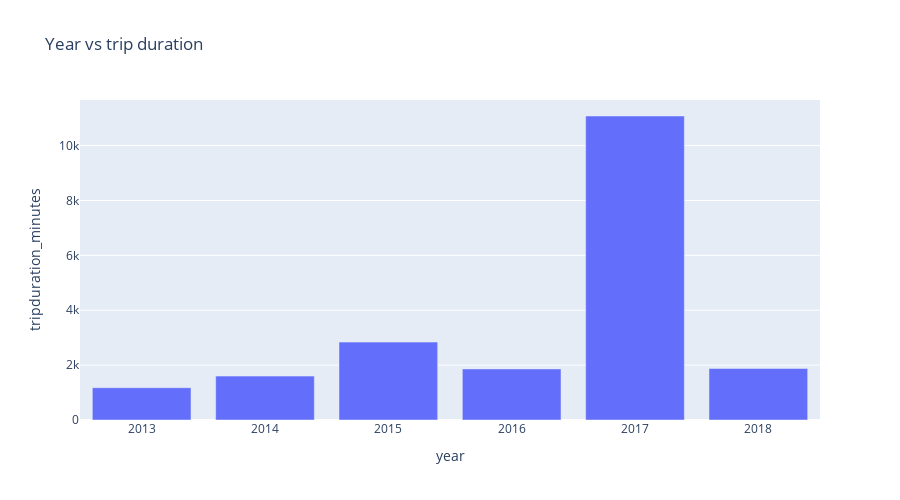

Notebook code cell kept with this figure:
### Code cell
fig = px.bar(data_frame=df_agg
              , x='year'
              , y='tripduration_minutes'
              , height=500
              , title="Year vs trip duration"
              #,color='birth_year'
              )
fig.show()

### Figure 1 — Plotly figure (JSON) as saved in the notebook; plotly's stock layout.template omitted (floating-point values rounded to 4 significant figures)
{"data": [{"hovertemplate": "year=%{x}<br>tripduration_minutes=%{y}<extra></extra>", "legendgroup": "", "marker": {"color": "#636efa", "pattern": {"shape": ""}}, "name": "", "orientation": "v", "showlegend": false, "textposition": "auto", "type": "bar", "x": [2013, 2014, 2015, 2016, 2017, 2018], "xaxis": "x", "y": [1176.0, 1600.0, 2839.0, 1861.0, 11080.0, 1877.0], "yaxis": "y"}], "layout": {"barmode": "relative", "height": 500, "legend": {"tracegroupgap": 0}, "title": {"text": "Year vs trip duration"}, "xaxis": {"anchor": "y", "domain": [0, 1], "title": {"text": "year"}}, "yaxis": {"anchor": "x", "domain": [0, 1], "title": {"text": "tripduration_minutes"}}}}
